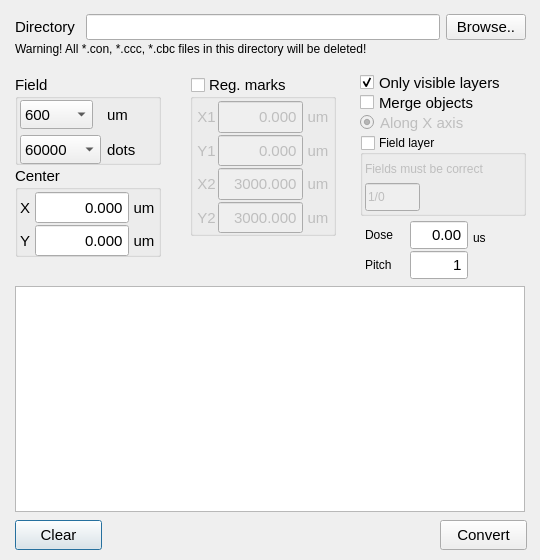
<?xml version="1.0" encoding="UTF-8"?>
<ui version="4.0">
 <class>Dialog</class>
 <widget class="QDialog" name="Dialog">
  <property name="geometry">
   <rect>
    <x>0</x>
    <y>0</y>
    <width>540</width>
    <height>560</height>
   </rect>
  </property>
  <property name="sizePolicy">
   <sizepolicy hsizetype="Fixed" vsizetype="Fixed">
    <horstretch>0</horstretch>
    <verstretch>0</verstretch>
   </sizepolicy>
  </property>
  <property name="minimumSize">
   <size>
    <width>540</width>
    <height>560</height>
   </size>
  </property>
  <property name="maximumSize">
   <size>
    <width>540</width>
    <height>560</height>
   </size>
  </property>
  <property name="windowTitle">
   <string>Create .con and binary files</string>
  </property>
  <property name="locale">
   <locale language="English" country="UnitedStates"/>
  </property>
  <widget class="QTextEdit" name="textEdit">
   <property name="enabled">
    <bool>true</bool>
   </property>
   <property name="geometry">
    <rect>
     <x>15</x>
     <y>286</y>
     <width>510</width>
     <height>226</height>
    </rect>
   </property>
   <property name="font">
    <font>
     <pointsize>11</pointsize>
    </font>
   </property>
   <property name="readOnly">
    <bool>true</bool>
   </property>
  </widget>
  <widget class="QPushButton" name="clear_button">
   <property name="geometry">
    <rect>
     <x>15</x>
     <y>520</y>
     <width>87</width>
     <height>30</height>
    </rect>
   </property>
   <property name="font">
    <font>
     <pointsize>11</pointsize>
    </font>
   </property>
   <property name="text">
    <string>Clear</string>
   </property>
  </widget>
  <widget class="QPushButton" name="convert_button">
   <property name="geometry">
    <rect>
     <x>440</x>
     <y>520</y>
     <width>87</width>
     <height>30</height>
    </rect>
   </property>
   <property name="font">
    <font>
     <pointsize>11</pointsize>
    </font>
   </property>
   <property name="text">
    <string>Convert</string>
   </property>
  </widget>
  <widget class="QWidget" name="layoutWidget">
   <property name="geometry">
    <rect>
     <x>15</x>
     <y>10</y>
     <width>511</width>
     <height>34</height>
    </rect>
   </property>
   <layout class="QHBoxLayout" name="horizontalLayout_7">
    <item>
     <widget class="QLabel" name="label">
      <property name="minimumSize">
       <size>
        <width>65</width>
        <height>0</height>
       </size>
      </property>
      <property name="maximumSize">
       <size>
        <width>65</width>
        <height>16777215</height>
       </size>
      </property>
      <property name="font">
       <font>
        <pointsize>11</pointsize>
       </font>
      </property>
      <property name="text">
       <string>Directory</string>
      </property>
      <property name="alignment">
       <set>Qt::AlignLeading|Qt::AlignLeft|Qt::AlignVCenter</set>
      </property>
     </widget>
    </item>
    <item>
     <widget class="QLineEdit" name="filename_str">
      <property name="enabled">
       <bool>true</bool>
      </property>
      <property name="font">
       <font>
        <pointsize>11</pointsize>
       </font>
      </property>
      <property name="readOnly">
       <bool>true</bool>
      </property>
     </widget>
    </item>
    <item>
     <widget class="QPushButton" name="browse_button">
      <property name="maximumSize">
       <size>
        <width>87</width>
        <height>16777215</height>
       </size>
      </property>
      <property name="font">
       <font>
        <pointsize>11</pointsize>
       </font>
      </property>
      <property name="text">
       <string>Browse..</string>
      </property>
     </widget>
    </item>
   </layout>
  </widget>
  <widget class="QWidget" name="layoutWidget">
   <property name="geometry">
    <rect>
     <x>365</x>
     <y>220</y>
     <width>147</width>
     <height>60</height>
    </rect>
   </property>
   <layout class="QHBoxLayout" name="horizontalLayout_5" stretch="0,0,0">
    <property name="spacing">
     <number>0</number>
    </property>
    <item>
     <layout class="QVBoxLayout" name="verticalLayout_12" stretch="0,0">
      <property name="spacing">
       <number>0</number>
      </property>
      <property name="leftMargin">
       <number>0</number>
      </property>
      <item>
       <widget class="QLabel" name="label_16">
        <property name="text">
         <string>Dose</string>
        </property>
       </widget>
      </item>
      <item>
       <widget class="QLabel" name="label_18">
        <property name="text">
         <string>Pitch</string>
        </property>
       </widget>
      </item>
     </layout>
    </item>
    <item>
     <layout class="QVBoxLayout" name="verticalLayout_13">
      <property name="spacing">
       <number>0</number>
      </property>
      <item>
       <widget class="QDoubleSpinBox" name="dose">
        <property name="sizePolicy">
         <sizepolicy hsizetype="Minimum" vsizetype="Preferred">
          <horstretch>0</horstretch>
          <verstretch>0</verstretch>
         </sizepolicy>
        </property>
        <property name="minimumSize">
         <size>
          <width>0</width>
          <height>28</height>
         </size>
        </property>
        <property name="maximumSize">
         <size>
          <width>66</width>
          <height>16777215</height>
         </size>
        </property>
        <property name="font">
         <font>
          <pointsize>11</pointsize>
         </font>
        </property>
        <property name="locale">
         <locale language="English" country="UnitedStates"/>
        </property>
        <property name="wrapping">
         <bool>false</bool>
        </property>
        <property name="frame">
         <bool>true</bool>
        </property>
        <property name="alignment">
         <set>Qt::AlignRight|Qt::AlignTrailing|Qt::AlignVCenter</set>
        </property>
        <property name="buttonSymbols">
         <enum>QAbstractSpinBox::NoButtons</enum>
        </property>
        <property name="accelerated">
         <bool>false</bool>
        </property>
        <property name="prefix">
         <string/>
        </property>
        <property name="decimals">
         <number>2</number>
        </property>
        <property name="minimum">
         <double>0.000000000000000</double>
        </property>
        <property name="maximum">
         <double>300.000000000000000</double>
        </property>
        <property name="singleStep">
         <double>0.100000000000000</double>
        </property>
        <property name="value">
         <double>0.000000000000000</double>
        </property>
       </widget>
      </item>
      <item>
       <widget class="QDoubleSpinBox" name="pitch">
        <property name="sizePolicy">
         <sizepolicy hsizetype="Minimum" vsizetype="Preferred">
          <horstretch>0</horstretch>
          <verstretch>0</verstretch>
         </sizepolicy>
        </property>
        <property name="minimumSize">
         <size>
          <width>0</width>
          <height>28</height>
         </size>
        </property>
        <property name="maximumSize">
         <size>
          <width>85</width>
          <height>16777215</height>
         </size>
        </property>
        <property name="font">
         <font>
          <pointsize>11</pointsize>
         </font>
        </property>
        <property name="acceptDrops">
         <bool>true</bool>
        </property>
        <property name="locale">
         <locale language="English" country="UnitedStates"/>
        </property>
        <property name="wrapping">
         <bool>false</bool>
        </property>
        <property name="frame">
         <bool>true</bool>
        </property>
        <property name="alignment">
         <set>Qt::AlignRight|Qt::AlignTrailing|Qt::AlignVCenter</set>
        </property>
        <property name="buttonSymbols">
         <enum>QAbstractSpinBox::NoButtons</enum>
        </property>
        <property name="accelerated">
         <bool>true</bool>
        </property>
        <property name="prefix">
         <string/>
        </property>
        <property name="decimals">
         <number>0</number>
        </property>
        <property name="minimum">
         <double>0.000000000000000</double>
        </property>
        <property name="maximum">
         <double>100.000000000000000</double>
        </property>
        <property name="singleStep">
         <double>1.000000000000000</double>
        </property>
        <property name="value">
         <double>1.000000000000000</double>
        </property>
       </widget>
      </item>
     </layout>
    </item>
    <item>
     <layout class="QVBoxLayout" name="verticalLayout_14">
      <property name="spacing">
       <number>0</number>
      </property>
      <property name="leftMargin">
       <number>5</number>
      </property>
      <item>
       <widget class="QLabel" name="label_17">
        <property name="text">
         <string>us</string>
        </property>
       </widget>
      </item>
      <item>
       <spacer name="verticalSpacer_2">
        <property name="orientation">
         <enum>Qt::Vertical</enum>
        </property>
        <property name="sizeType">
         <enum>QSizePolicy::Preferred</enum>
        </property>
        <property name="sizeHint" stdset="0">
         <size>
          <width>20</width>
          <height>25</height>
         </size>
        </property>
       </spacer>
      </item>
     </layout>
    </item>
   </layout>
  </widget>
  <widget class="QGroupBox" name="field_layer_box">
   <property name="geometry">
    <rect>
     <x>360</x>
     <y>135</y>
     <width>166</width>
     <height>81</height>
    </rect>
   </property>
   <property name="title">
    <string>Field layer</string>
   </property>
   <property name="checkable">
    <bool>true</bool>
   </property>
   <property name="checked">
    <bool>false</bool>
   </property>
   <widget class="QWidget" name="layoutWidget">
    <property name="geometry">
     <rect>
      <x>5</x>
      <y>20</y>
      <width>153</width>
      <height>56</height>
     </rect>
    </property>
    <layout class="QVBoxLayout" name="verticalLayout_15">
     <property name="spacing">
      <number>0</number>
     </property>
     <item>
      <widget class="QLabel" name="label_20">
       <property name="text">
        <string>Fields must be correct</string>
       </property>
      </widget>
     </item>
     <item>
      <layout class="QHBoxLayout" name="horizontalLayout_6">
       <item>
        <widget class="QLineEdit" name="field_layer">
         <property name="sizePolicy">
          <sizepolicy hsizetype="Expanding" vsizetype="Preferred">
           <horstretch>0</horstretch>
           <verstretch>0</verstretch>
          </sizepolicy>
         </property>
         <property name="text">
          <string>1/0</string>
         </property>
        </widget>
       </item>
       <item>
        <spacer name="horizontalSpacer">
         <property name="orientation">
          <enum>Qt::Horizontal</enum>
         </property>
         <property name="sizeHint" stdset="0">
          <size>
           <width>150</width>
           <height>20</height>
          </size>
         </property>
        </spacer>
       </item>
      </layout>
     </item>
    </layout>
   </widget>
  </widget>
  <widget class="QCheckBox" name="visible_flag">
   <property name="geometry">
    <rect>
     <x>360</x>
     <y>70</y>
     <width>144</width>
     <height>25</height>
    </rect>
   </property>
   <property name="font">
    <font>
     <pointsize>11</pointsize>
    </font>
   </property>
   <property name="text">
    <string>Only visible layers</string>
   </property>
   <property name="checked">
    <bool>true</bool>
   </property>
  </widget>
  <widget class="QRadioButton" name="along_x_button">
   <property name="enabled">
    <bool>false</bool>
   </property>
   <property name="geometry">
    <rect>
     <x>360</x>
     <y>110</y>
     <width>107</width>
     <height>25</height>
    </rect>
   </property>
   <property name="font">
    <font>
     <pointsize>11</pointsize>
    </font>
   </property>
   <property name="text">
    <string>Along X axis</string>
   </property>
   <property name="checkable">
    <bool>true</bool>
   </property>
   <property name="checked">
    <bool>true</bool>
   </property>
   <property name="autoExclusive">
    <bool>false</bool>
   </property>
  </widget>
  <widget class="QCheckBox" name="merge_flag">
   <property name="enabled">
    <bool>true</bool>
   </property>
   <property name="geometry">
    <rect>
     <x>360</x>
     <y>90</y>
     <width>144</width>
     <height>25</height>
    </rect>
   </property>
   <property name="font">
    <font>
     <pointsize>11</pointsize>
    </font>
   </property>
   <property name="text">
    <string>Merge objects</string>
   </property>
   <property name="checked">
    <bool>false</bool>
   </property>
  </widget>
  <widget class="QWidget" name="horizontalLayoutWidget">
   <property name="geometry">
    <rect>
     <x>15</x>
     <y>36</y>
     <width>491</width>
     <height>26</height>
    </rect>
   </property>
   <layout class="QHBoxLayout" name="horizontalLayout_4">
    <property name="spacing">
     <number>0</number>
    </property>
    <property name="topMargin">
     <number>0</number>
    </property>
    <property name="bottomMargin">
     <number>0</number>
    </property>
    <item>
     <widget class="QLabel" name="label_19">
      <property name="text">
       <string>Warning! All *.con, *.ccc, *.cbc files in this directory will be deleted!</string>
      </property>
     </widget>
    </item>
   </layout>
  </widget>
  <widget class="QGroupBox" name="center_groupbox">
   <property name="enabled">
    <bool>true</bool>
   </property>
   <property name="geometry">
    <rect>
     <x>15</x>
     <y>166</y>
     <width>146</width>
     <height>91</height>
    </rect>
   </property>
   <property name="sizePolicy">
    <sizepolicy hsizetype="Minimum" vsizetype="Preferred">
     <horstretch>0</horstretch>
     <verstretch>0</verstretch>
    </sizepolicy>
   </property>
   <property name="font">
    <font>
     <pointsize>11</pointsize>
    </font>
   </property>
   <property name="title">
    <string>Center</string>
   </property>
   <widget class="QWidget" name="layoutWidget">
    <property name="geometry">
     <rect>
      <x>0</x>
      <y>25</y>
      <width>144</width>
      <height>66</height>
     </rect>
    </property>
    <layout class="QHBoxLayout" name="horizontalLayout_2">
     <property name="spacing">
      <number>0</number>
     </property>
     <property name="sizeConstraint">
      <enum>QLayout::SetDefaultConstraint</enum>
     </property>
     <item>
      <layout class="QGridLayout" name="gridLayout">
       <property name="sizeConstraint">
        <enum>QLayout::SetDefaultConstraint</enum>
       </property>
       <property name="leftMargin">
        <number>0</number>
       </property>
       <property name="rightMargin">
        <number>0</number>
       </property>
       <item row="0" column="0">
        <widget class="QLabel" name="label_5">
         <property name="minimumSize">
          <size>
           <width>20</width>
           <height>0</height>
          </size>
         </property>
         <property name="maximumSize">
          <size>
           <width>20</width>
           <height>16777215</height>
          </size>
         </property>
         <property name="font">
          <font>
           <pointsize>11</pointsize>
          </font>
         </property>
         <property name="text">
          <string>X</string>
         </property>
         <property name="alignment">
          <set>Qt::AlignCenter</set>
         </property>
        </widget>
       </item>
       <item row="1" column="0">
        <widget class="QLabel" name="label_6">
         <property name="minimumSize">
          <size>
           <width>20</width>
           <height>0</height>
          </size>
         </property>
         <property name="maximumSize">
          <size>
           <width>20</width>
           <height>16777215</height>
          </size>
         </property>
         <property name="font">
          <font>
           <pointsize>11</pointsize>
          </font>
         </property>
         <property name="text">
          <string>Y</string>
         </property>
         <property name="alignment">
          <set>Qt::AlignCenter</set>
         </property>
        </widget>
       </item>
      </layout>
     </item>
     <item>
      <layout class="QGridLayout" name="gridLayout_3">
       <item row="0" column="0">
        <widget class="QDoubleSpinBox" name="field_center_x">
         <property name="sizePolicy">
          <sizepolicy hsizetype="Minimum" vsizetype="Preferred">
           <horstretch>0</horstretch>
           <verstretch>0</verstretch>
          </sizepolicy>
         </property>
         <property name="minimumSize">
          <size>
           <width>0</width>
           <height>28</height>
          </size>
         </property>
         <property name="font">
          <font>
           <pointsize>11</pointsize>
          </font>
         </property>
         <property name="locale">
          <locale language="English" country="UnitedStates"/>
         </property>
         <property name="wrapping">
          <bool>false</bool>
         </property>
         <property name="frame">
          <bool>true</bool>
         </property>
         <property name="alignment">
          <set>Qt::AlignRight|Qt::AlignTrailing|Qt::AlignVCenter</set>
         </property>
         <property name="buttonSymbols">
          <enum>QAbstractSpinBox::NoButtons</enum>
         </property>
         <property name="accelerated">
          <bool>false</bool>
         </property>
         <property name="prefix">
          <string/>
         </property>
         <property name="decimals">
          <number>3</number>
         </property>
         <property name="minimum">
          <double>-1200.000000000000000</double>
         </property>
         <property name="maximum">
          <double>1200.000000000000000</double>
         </property>
         <property name="singleStep">
          <double>100.000000000000000</double>
         </property>
         <property name="value">
          <double>0.000000000000000</double>
         </property>
        </widget>
       </item>
       <item row="1" column="0">
        <widget class="QDoubleSpinBox" name="field_center_y">
         <property name="sizePolicy">
          <sizepolicy hsizetype="Minimum" vsizetype="Preferred">
           <horstretch>0</horstretch>
           <verstretch>0</verstretch>
          </sizepolicy>
         </property>
         <property name="minimumSize">
          <size>
           <width>28</width>
           <height>0</height>
          </size>
         </property>
         <property name="font">
          <font>
           <pointsize>11</pointsize>
          </font>
         </property>
         <property name="locale">
          <locale language="English" country="UnitedStates"/>
         </property>
         <property name="wrapping">
          <bool>false</bool>
         </property>
         <property name="frame">
          <bool>true</bool>
         </property>
         <property name="alignment">
          <set>Qt::AlignRight|Qt::AlignTrailing|Qt::AlignVCenter</set>
         </property>
         <property name="buttonSymbols">
          <enum>QAbstractSpinBox::NoButtons</enum>
         </property>
         <property name="accelerated">
          <bool>false</bool>
         </property>
         <property name="prefix">
          <string/>
         </property>
         <property name="decimals">
          <number>3</number>
         </property>
         <property name="minimum">
          <double>-1200.000000000000000</double>
         </property>
         <property name="maximum">
          <double>1200.000000000000000</double>
         </property>
         <property name="singleStep">
          <double>100.000000000000000</double>
         </property>
         <property name="value">
          <double>0.000000000000000</double>
         </property>
        </widget>
       </item>
      </layout>
     </item>
     <item>
      <layout class="QGridLayout" name="gridLayout_4">
       <property name="sizeConstraint">
        <enum>QLayout::SetDefaultConstraint</enum>
       </property>
       <property name="horizontalSpacing">
        <number>6</number>
       </property>
       <item row="0" column="0">
        <widget class="QLabel" name="label_8">
         <property name="minimumSize">
          <size>
           <width>30</width>
           <height>0</height>
          </size>
         </property>
         <property name="maximumSize">
          <size>
           <width>30</width>
           <height>16777215</height>
          </size>
         </property>
         <property name="font">
          <font>
           <pointsize>11</pointsize>
          </font>
         </property>
         <property name="text">
          <string>um</string>
         </property>
         <property name="alignment">
          <set>Qt::AlignCenter</set>
         </property>
        </widget>
       </item>
       <item row="1" column="0">
        <widget class="QLabel" name="label_9">
         <property name="minimumSize">
          <size>
           <width>30</width>
           <height>28</height>
          </size>
         </property>
         <property name="maximumSize">
          <size>
           <width>30</width>
           <height>16777215</height>
          </size>
         </property>
         <property name="font">
          <font>
           <pointsize>11</pointsize>
          </font>
         </property>
         <property name="text">
          <string>um</string>
         </property>
         <property name="alignment">
          <set>Qt::AlignCenter</set>
         </property>
        </widget>
       </item>
      </layout>
     </item>
    </layout>
   </widget>
  </widget>
  <widget class="QGroupBox" name="field_groupbox">
   <property name="geometry">
    <rect>
     <x>15</x>
     <y>75</y>
     <width>146</width>
     <height>90</height>
    </rect>
   </property>
   <property name="sizePolicy">
    <sizepolicy hsizetype="Preferred" vsizetype="Preferred">
     <horstretch>0</horstretch>
     <verstretch>0</verstretch>
    </sizepolicy>
   </property>
   <property name="minimumSize">
    <size>
     <width>0</width>
     <height>80</height>
    </size>
   </property>
   <property name="font">
    <font>
     <pointsize>11</pointsize>
    </font>
   </property>
   <property name="title">
    <string>Field</string>
   </property>
   <widget class="QWidget" name="layoutWidget">
    <property name="geometry">
     <rect>
      <x>5</x>
      <y>25</y>
      <width>125</width>
      <height>64</height>
     </rect>
    </property>
    <layout class="QHBoxLayout" name="horizontalLayout">
     <item>
      <layout class="QGridLayout" name="gridLayout_6">
       <item row="0" column="0">
        <widget class="QComboBox" name="field_size">
         <property name="sizePolicy">
          <sizepolicy hsizetype="Fixed" vsizetype="Preferred">
           <horstretch>0</horstretch>
           <verstretch>0</verstretch>
          </sizepolicy>
         </property>
         <property name="minimumSize">
          <size>
           <width>73</width>
           <height>0</height>
          </size>
         </property>
         <property name="baseSize">
          <size>
           <width>0</width>
           <height>0</height>
          </size>
         </property>
         <property name="font">
          <font>
           <pointsize>11</pointsize>
          </font>
         </property>
         <property name="currentIndex">
          <number>3</number>
         </property>
         <item>
          <property name="text">
           <string>60</string>
          </property>
         </item>
         <item>
          <property name="text">
           <string>120</string>
          </property>
         </item>
         <item>
          <property name="text">
           <string>300</string>
          </property>
         </item>
         <item>
          <property name="text">
           <string>600</string>
          </property>
         </item>
         <item>
          <property name="text">
           <string>1200</string>
          </property>
         </item>
        </widget>
       </item>
       <item row="1" column="0">
        <widget class="QComboBox" name="field_dots">
         <property name="sizePolicy">
          <sizepolicy hsizetype="Fixed" vsizetype="Preferred">
           <horstretch>0</horstretch>
           <verstretch>0</verstretch>
          </sizepolicy>
         </property>
         <property name="minimumSize">
          <size>
           <width>81</width>
           <height>0</height>
          </size>
         </property>
         <property name="font">
          <font>
           <pointsize>11</pointsize>
          </font>
         </property>
         <property name="editable">
          <bool>false</bool>
         </property>
         <property name="currentIndex">
          <number>2</number>
         </property>
         <item>
          <property name="text">
           <string>10000</string>
          </property>
         </item>
         <item>
          <property name="text">
           <string>20000</string>
          </property>
         </item>
         <item>
          <property name="text">
           <string>60000</string>
          </property>
         </item>
         <item>
          <property name="text">
           <string>240000</string>
          </property>
         </item>
        </widget>
       </item>
      </layout>
     </item>
     <item>
      <layout class="QGridLayout" name="gridLayout_5">
       <item row="0" column="0">
        <widget class="QLabel" name="label_7">
         <property name="sizePolicy">
          <sizepolicy hsizetype="Preferred" vsizetype="Preferred">
           <horstretch>0</horstretch>
           <verstretch>0</verstretch>
          </sizepolicy>
         </property>
         <property name="font">
          <font>
           <pointsize>11</pointsize>
          </font>
         </property>
         <property name="text">
          <string>um</string>
         </property>
        </widget>
       </item>
       <item row="1" column="0">
        <widget class="QLabel" name="label_3">
         <property name="font">
          <font>
           <pointsize>11</pointsize>
          </font>
         </property>
         <property name="text">
          <string>dots</string>
         </property>
        </widget>
       </item>
      </layout>
     </item>
    </layout>
   </widget>
  </widget>
  <widget class="QGroupBox" name="reg_flag">
   <property name="geometry">
    <rect>
     <x>190</x>
     <y>75</y>
     <width>146</width>
     <height>161</height>
    </rect>
   </property>
   <property name="sizePolicy">
    <sizepolicy hsizetype="Preferred" vsizetype="Preferred">
     <horstretch>0</horstretch>
     <verstretch>0</verstretch>
    </sizepolicy>
   </property>
   <property name="font">
    <font>
     <pointsize>11</pointsize>
    </font>
   </property>
   <property name="acceptDrops">
    <bool>true</bool>
   </property>
   <property name="title">
    <string>Reg. marks</string>
   </property>
   <property name="checkable">
    <bool>true</bool>
   </property>
   <property name="checked">
    <bool>false</bool>
   </property>
   <widget class="QWidget" name="layoutWidget">
    <property name="geometry">
     <rect>
      <x>5</x>
      <y>25</y>
      <width>146</width>
      <height>134</height>
     </rect>
    </property>
    <layout class="QHBoxLayout" name="horizontalLayout_3">
     <property name="spacing">
      <number>0</number>
     </property>
     <property name="sizeConstraint">
      <enum>QLayout::SetMaximumSize</enum>
     </property>
     <item>
      <layout class="QGridLayout" name="gridLayout_2">
       <item row="0" column="0">
        <widget class="QLabel" name="label_2">
         <property name="minimumSize">
          <size>
           <width>23</width>
           <height>0</height>
          </size>
         </property>
         <property name="maximumSize">
          <size>
           <width>23</width>
           <height>16777215</height>
          </size>
         </property>
         <property name="font">
          <font>
           <pointsize>11</pointsize>
          </font>
         </property>
         <property name="text">
          <string>X1</string>
         </property>
         <property name="alignment">
          <set>Qt::AlignCenter</set>
         </property>
        </widget>
       </item>
       <item row="1" column="0">
        <widget class="QLabel" name="label_14">
         <property name="minimumSize">
          <size>
           <width>23</width>
           <height>0</height>
          </size>
         </property>
         <property name="maximumSize">
          <size>
           <width>23</width>
           <height>16777215</height>
          </size>
         </property>
         <property name="font">
          <font>
           <pointsize>11</pointsize>
          </font>
         </property>
         <property name="text">
          <string>Y1</string>
         </property>
         <property name="alignment">
          <set>Qt::AlignCenter</set>
         </property>
        </widget>
       </item>
       <item row="2" column="0">
        <widget class="QLabel" name="label_4">
         <property name="minimumSize">
          <size>
           <width>23</width>
           <height>0</height>
          </size>
         </property>
         <property name="maximumSize">
          <size>
           <width>23</width>
           <height>16777215</height>
          </size>
         </property>
         <property name="font">
          <font>
           <pointsize>11</pointsize>
          </font>
         </property>
         <property name="text">
          <string>X2</string>
         </property>
         <property name="alignment">
          <set>Qt::AlignCenter</set>
         </property>
        </widget>
       </item>
       <item row="3" column="0">
        <widget class="QLabel" name="label_15">
         <property name="minimumSize">
          <size>
           <width>23</width>
           <height>0</height>
          </size>
         </property>
         <property name="maximumSize">
          <size>
           <width>23</width>
           <height>16777215</height>
          </size>
         </property>
         <property name="font">
          <font>
           <pointsize>11</pointsize>
          </font>
         </property>
         <property name="text">
          <string>Y2</string>
         </property>
         <property name="alignment">
          <set>Qt::AlignCenter</set>
         </property>
        </widget>
       </item>
      </layout>
     </item>
     <item>
      <layout class="QGridLayout" name="gridLayout_8">
       <item row="0" column="0">
        <widget class="QDoubleSpinBox" name="mark1_x">
         <property name="sizePolicy">
          <sizepolicy hsizetype="Minimum" vsizetype="Preferred">
           <horstretch>0</horstretch>
           <verstretch>0</verstretch>
          </sizepolicy>
         </property>
         <property name="maximumSize">
          <size>
           <width>85</width>
           <height>16777215</height>
          </size>
         </property>
         <property name="font">
          <font>
           <pointsize>11</pointsize>
          </font>
         </property>
         <property name="acceptDrops">
          <bool>true</bool>
         </property>
         <property name="locale">
          <locale language="English" country="UnitedStates"/>
         </property>
         <property name="wrapping">
          <bool>false</bool>
         </property>
         <property name="frame">
          <bool>true</bool>
         </property>
         <property name="alignment">
          <set>Qt::AlignRight|Qt::AlignTrailing|Qt::AlignVCenter</set>
         </property>
         <property name="buttonSymbols">
          <enum>QAbstractSpinBox::NoButtons</enum>
         </property>
         <property name="accelerated">
          <bool>true</bool>
         </property>
         <property name="prefix">
          <string/>
         </property>
         <property name="decimals">
          <number>3</number>
         </property>
         <property name="minimum">
          <double>-1200000.000000000000000</double>
         </property>
         <property name="maximum">
          <double>1200000.000000000000000</double>
         </property>
         <property name="singleStep">
          <double>100.000000000000000</double>
         </property>
         <property name="value">
          <double>0.000000000000000</double>
         </property>
        </widget>
       </item>
       <item row="1" column="0">
        <widget class="QDoubleSpinBox" name="mark1_y">
         <property name="sizePolicy">
          <sizepolicy hsizetype="Minimum" vsizetype="Preferred">
           <horstretch>0</horstretch>
           <verstretch>0</verstretch>
          </sizepolicy>
         </property>
         <property name="maximumSize">
          <size>
           <width>85</width>
           <height>16777215</height>
          </size>
         </property>
         <property name="font">
          <font>
           <pointsize>11</pointsize>
          </font>
         </property>
         <property name="locale">
          <locale language="English" country="UnitedStates"/>
         </property>
         <property name="wrapping">
          <bool>false</bool>
         </property>
         <property name="frame">
          <bool>true</bool>
         </property>
         <property name="alignment">
          <set>Qt::AlignRight|Qt::AlignTrailing|Qt::AlignVCenter</set>
         </property>
         <property name="buttonSymbols">
          <enum>QAbstractSpinBox::NoButtons</enum>
         </property>
         <property name="accelerated">
          <bool>true</bool>
         </property>
         <property name="prefix">
          <string/>
         </property>
         <property name="decimals">
          <number>3</number>
         </property>
         <property name="minimum">
          <double>-1200000.000000000000000</double>
         </property>
         <property name="maximum">
          <double>1200000.000000000000000</double>
         </property>
         <property name="singleStep">
          <double>100.000000000000000</double>
         </property>
        </widget>
       </item>
       <item row="2" column="0">
        <widget class="QDoubleSpinBox" name="mark2_x">
         <property name="sizePolicy">
          <sizepolicy hsizetype="Minimum" vsizetype="Preferred">
           <horstretch>0</horstretch>
           <verstretch>0</verstretch>
          </sizepolicy>
         </property>
         <property name="maximumSize">
          <size>
           <width>85</width>
           <height>16777215</height>
          </size>
         </property>
         <property name="font">
          <font>
           <pointsize>11</pointsize>
          </font>
         </property>
         <property name="locale">
          <locale language="English" country="UnitedStates"/>
         </property>
         <property name="wrapping">
          <bool>false</bool>
         </property>
         <property name="frame">
          <bool>true</bool>
         </property>
         <property name="alignment">
          <set>Qt::AlignRight|Qt::AlignTrailing|Qt::AlignVCenter</set>
         </property>
         <property name="buttonSymbols">
          <enum>QAbstractSpinBox::NoButtons</enum>
         </property>
         <property name="accelerated">
          <bool>true</bool>
         </property>
         <property name="prefix">
          <string/>
         </property>
         <property name="decimals">
          <number>3</number>
         </property>
         <property name="minimum">
          <double>-1200000.000000000000000</double>
         </property>
         <property name="maximum">
          <double>1200000.000000000000000</double>
         </property>
         <property name="singleStep">
          <double>100.000000000000000</double>
         </property>
         <property name="value">
          <double>3000.000000000000000</double>
         </property>
        </widget>
       </item>
       <item row="3" column="0">
        <widget class="QDoubleSpinBox" name="mark2_y">
         <property name="sizePolicy">
          <sizepolicy hsizetype="Minimum" vsizetype="Preferred">
           <horstretch>0</horstretch>
           <verstretch>0</verstretch>
          </sizepolicy>
         </property>
         <property name="maximumSize">
          <size>
           <width>85</width>
           <height>16777215</height>
          </size>
         </property>
         <property name="font">
          <font>
           <pointsize>11</pointsize>
          </font>
         </property>
         <property name="locale">
          <locale language="English" country="UnitedStates"/>
         </property>
         <property name="wrapping">
          <bool>false</bool>
         </property>
         <property name="frame">
          <bool>true</bool>
         </property>
         <property name="alignment">
          <set>Qt::AlignRight|Qt::AlignTrailing|Qt::AlignVCenter</set>
         </property>
         <property name="buttonSymbols">
          <enum>QAbstractSpinBox::NoButtons</enum>
         </property>
         <property name="accelerated">
          <bool>true</bool>
         </property>
         <property name="prefix">
          <string/>
         </property>
         <property name="decimals">
          <number>3</number>
         </property>
         <property name="minimum">
          <double>-1200000.000000000000000</double>
         </property>
         <property name="maximum">
          <double>1200000.000000000000000</double>
         </property>
         <property name="singleStep">
          <double>100.000000000000000</double>
         </property>
         <property name="value">
          <double>3000.000000000000000</double>
         </property>
        </widget>
       </item>
      </layout>
     </item>
     <item>
      <layout class="QGridLayout" name="gridLayout_7">
       <item row="0" column="0">
        <widget class="QLabel" name="label_10">
         <property name="minimumSize">
          <size>
           <width>30</width>
           <height>0</height>
          </size>
         </property>
         <property name="maximumSize">
          <size>
           <width>30</width>
           <height>16777215</height>
          </size>
         </property>
         <property name="font">
          <font>
           <pointsize>11</pointsize>
          </font>
         </property>
         <property name="text">
          <string>um</string>
         </property>
         <property name="alignment">
          <set>Qt::AlignCenter</set>
         </property>
        </widget>
       </item>
       <item row="1" column="0">
        <widget class="QLabel" name="label_11">
         <property name="minimumSize">
          <size>
           <width>30</width>
           <height>0</height>
          </size>
         </property>
         <property name="maximumSize">
          <size>
           <width>30</width>
           <height>16777215</height>
          </size>
         </property>
         <property name="font">
          <font>
           <pointsize>11</pointsize>
          </font>
         </property>
         <property name="text">
          <string>um</string>
         </property>
         <property name="alignment">
          <set>Qt::AlignCenter</set>
         </property>
        </widget>
       </item>
       <item row="2" column="0">
        <widget class="QLabel" name="label_12">
         <property name="minimumSize">
          <size>
           <width>30</width>
           <height>0</height>
          </size>
         </property>
         <property name="maximumSize">
          <size>
           <width>30</width>
           <height>16777215</height>
          </size>
         </property>
         <property name="font">
          <font>
           <pointsize>11</pointsize>
          </font>
         </property>
         <property name="text">
          <string>um</string>
         </property>
         <property name="alignment">
          <set>Qt::AlignCenter</set>
         </property>
        </widget>
       </item>
       <item row="3" column="0">
        <widget class="QLabel" name="label_13">
         <property name="minimumSize">
          <size>
           <width>30</width>
           <height>0</height>
          </size>
         </property>
         <property name="maximumSize">
          <size>
           <width>30</width>
           <height>16777215</height>
          </size>
         </property>
         <property name="font">
          <font>
           <pointsize>11</pointsize>
          </font>
         </property>
         <property name="text">
          <string>um</string>
         </property>
         <property name="alignment">
          <set>Qt::AlignCenter</set>
         </property>
        </widget>
       </item>
      </layout>
     </item>
    </layout>
   </widget>
  </widget>
  <zorder>along_x_button</zorder>
  <zorder>layoutWidget</zorder>
  <zorder>layoutWidget</zorder>
  <zorder>textEdit</zorder>
  <zorder>clear_button</zorder>
  <zorder>convert_button</zorder>
  <zorder>field_layer_box</zorder>
  <zorder>visible_flag</zorder>
  <zorder>merge_flag</zorder>
  <zorder>horizontalLayoutWidget</zorder>
  <zorder>center_groupbox</zorder>
  <zorder>field_groupbox</zorder>
  <zorder>reg_flag</zorder>
 </widget>
 <resources/>
 <connections/>
 <designerdata>
  <property name="gridDeltaX">
   <number>5</number>
  </property>
  <property name="gridDeltaY">
   <number>5</number>
  </property>
  <property name="gridSnapX">
   <bool>true</bool>
  </property>
  <property name="gridSnapY">
   <bool>true</bool>
  </property>
  <property name="gridVisible">
   <bool>true</bool>
  </property>
 </designerdata>
</ui>
